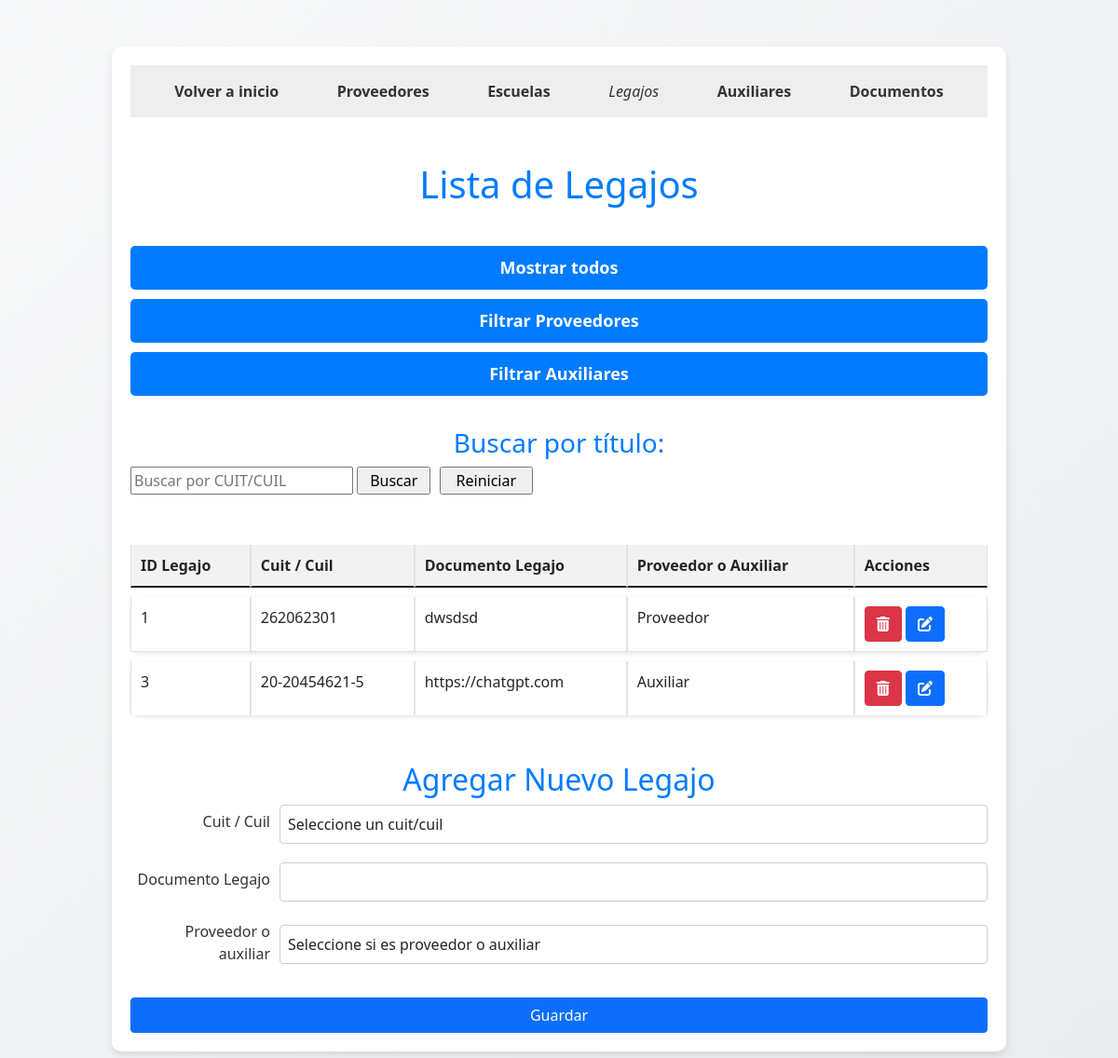
The page /legajo/legajo.php on the database its author committed.
### tables this page shows
CREATE TABLE `legajo` (
  `id_legajo` int(11) NOT NULL,
  `cuit_cuil` varchar(20) NOT NULL,
  `proveedor_auxiliar` varchar(20) NOT NULL,
  `historial_legajo` text DEFAULT NULL
);

### legajo/legajo.php (the view, shortened to what this page needs)
<!DOCTYPE html>
<html lang="es">
<head>
    <link href="https://cdn.jsdelivr.net/npm/bootstrap@5.0.2/dist/css/bootstrap.min.css" rel="stylesheet">
    <link href="https://cdnjs.cloudflare.com/ajax/libs/font-awesome/6.5.2/css/all.min.css" rel="stylesheet">
    <link rel="stylesheet" href="../estilo.css">
</head>
<body>
    <div class="container">
         <nav>
        <ul>
            <li><a href="../index.php">Volver a inicio</a></li>
            <li><a href="../proveedores/proveedores.php">Proveedores</a></li>
            <li><a href="../escuela/escuela.php">Escuelas</a></li>
            <li><em>Legajos</em></li>
            <li><a href="../auxiliar/auxiliar.php">Auxiliares</a></li>
            <li><a href="../documento/documento.php">Documentos</a></li>
        </ul>
        </nav>
        <h1 class="mt-5">Lista de Legajos</h1>
<br>
        <form method="post" action="">
            <button type="submit" name="filter" value="Todo" class="btn-filter">Mostrar todos</button>
            <button type="submit" name="filter" value="Proveedor" class="btn-filter">Filtrar Proveedores</button>
            <button type="submit" name="filter" value="Auxiliar" class="btn-filter">Filtrar Auxiliares</button>
        </form>
         <br>
  <h3>Buscar por título:</h3>
        <form method="get" action="">
            <input type="text" name="search" placeholder="Buscar por CUIT/CUIL" value="<?php echo isset($_GET['search']) ? $_GET['search'] : '' ?>">
            <input type="submit" value="Buscar" style= "padding: 1px 12px;">
            <input type="button" value="Reiniciar" onclick="window.location.href='?';" style="padding: 1px 16px; margin-left: 5px;">
            </form>
<br>
        <table class="table table-bordered">
            <thead>
                <tr>
                    <th>ID Legajo</th>
                    <th>Cuit / Cuil</th>
                    <th>Documento Legajo</th>
                    <th>Proveedor o Auxiliar</th>
                    <th>Acciones</th>
                </tr>
            </thead>
            <tbody>
                <?php
                $servername = "localhost";
                $username = "admin";
                $password = "admin";
                $dbname = "consejo";
                $conn = new mysqli($servername, $username, $password, $dbname);
                $filter = $_POST['filter'] ?? '';
                if ($filter === 'Proveedor') {
                    $sql = "SELECT * FROM legajo WHERE proveedor_auxiliar = 'Proveedor'";
                } elseif ($filter === 'Auxiliar') {
                    $sql = "SELECT * FROM legajo WHERE proveedor_auxiliar = 'Auxiliar'";
                } else {
                    $sql = "SELECT * FROM legajo";
                }
                $result = $conn->query($sql);
                if ($result === false) {
                    echo "<tr><td colspan='5'>Error en la consulta: " . $conn->error . "</td></tr>";
                } else {
                    if ($result->num_rows > 0) {
                        while($row = $result->fetch_assoc()) {
                            echo "<tr>";
                            echo "<td>" . $row["id_legajo"] . "</td>";
                            echo "<td>" . $row["cuit_cuil"] . "</td>";
                            echo "<td>" . $row["historial_legajo"] . "</td>";
                            echo "<td>" . $row["proveedor_auxiliar"] . "</td>";
                            echo "<td>";
                            echo "<a href='eliminar_legajo.php?id=" . $row["id_legajo"] . "' class='btn btn-danger'><i class='fas fa-trash-alt'></i></a> ";
                            echo "<a href='editar_legajo.php?id=" . $row["id_legajo"] . "' class='btn btn-primary'><i class='fas fa-edit'></i></a>";
                            echo "</td>";
                            echo "</tr>";
                        }
                    } else {
                        echo "<tr><td colspan='5'>No hay datos disponibles</td></tr>";
                    }
                }
                ?>
            </tbody>
        </table>
         <br>
        <h2>Agregar Nuevo Legajo</h2>
        <form method="post" action="insertar_legajo.php">
            <div class="form-group">
                <label for="cuit_cuil" class="form-label">Cuit / Cuil</label>
                <select name="cuit_cuil" id="cuit_cuil" class="form-control" required>
                    <option value="">Seleccione un cuit/cuil</option>
                </select>
            </div>
            <div class="form-group">
                <label for="historial_legajo" class="form-label">Documento Legajo</label>
                <input type="text" class="form-control" id="historial_legajo" name="historial_legajo" required>
            </div>
            <div class="form-group">
                <label for="proveedor_auxiliar" class="form-label">Proveedor o auxiliar</label>
                <select class="form-control" id="proveedor-auxiliar" name="proveedor_auxiliar" required>
                    <option value="">Seleccione si es proveedor o auxiliar</option>
                </select>
            </div>
            <button type="submit" class="btn btn-primary">Guardar</button>
        </form>
    </div>
</body>
</html>

### estilo.css (style rules this page uses)
body { font-family: 'Segoe UI', Tahoma, Geneva, Verdana, sans-serif; background: linear-gradient(135deg, #f8f9fa, #e9ecef); margin: 0; padding: 0; color: #333; overflow-x: hidden; display: flex; justify-content: center; align-items: center; min-height: 100vh; }
.container { width: 100%; max-width: 80%; margin: 50px 0; box-sizing: border-box; padding: 20px; background: white; box-shadow: 0 4px 8px rgba(0, 0, 0, 0.1); border-radius: 10px; }
h1, h2, h3 { color: #007bff; text-align: center; }
.form-group { display: flex; align-items: center; margin-bottom: 15px; flex-wrap: wrap; }
.form-group label { width: 100%; max-width: 150px; margin-right: 10px; text-align: right; box-sizing: border-box; }
.form-group input, .form-group select { flex: 1; padding: 10px; box-sizing: border-box; border: 1px solid #ced4da; border-radius: 4px; transition: border-color 0.3s ease; }
button { padding: 10px 20px; margin-top: 10px; background-color: #007bff; color: white; border: none; border-radius: 4px; cursor: pointer; display: block; width: 100%; font-size: 16px; transition: background-color 0.3s ease; }
.table { margin-top: 20px; border-collapse: separate; border-spacing: 0 10px; }
.table thead th { background-color: #f2f2f2; padding: 10px; border-bottom: 2px solid #dee2e6; text-align: left; }
.table tbody tr { background: white; border-radius: 10px; box-shadow: 0 2px 5px rgba(0, 0, 0, 0.1); transition: transform 0.2s; }
.table tbody td { padding: 10px; border-bottom: 1px solid #dee2e6; }
.table tbody tr:last-child td { border-bottom: none; }
nav { background-color: #eee; padding: 1em; }
nav ul { list-style-type: none; margin: 0; padding: 0; display: flex; justify-content: space-around; }
nav a { text-decoration: none; color: #333; font-weight: bold; }

### legajo/legajo.php (style rules this page uses)
table { width: 100%; border-collapse: collapse; }
th, td { padding: 8px; text-align: left; border-bottom: 1px solid #ddd; }
th { background-color: #f2f2f2; }
.form-group { margin-bottom: 20px; }
.form-group label { display: block; margin-bottom: 5px; }
.form-group input, .form-group select { width: 100%; padding: 8px; font-size: 1rem; border: 1px solid #ccc; border-radius: 4px; }
.btn-filter { width: 100%; padding: 10px; margin-bottom: 10px; background-color: #007bff; color: white; border: none; border-radius: 5px; font-size: 18px; font-weight: bold; cursor: pointer; transition: background-color 0.3s; }
nav { background-color: #eee; padding: 1em; }
nav ul { list-style-type: none; margin: 0; padding: 0; display: flex; justify-content: space-around; }
nav a { text-decoration: none; color: #333; font-weight: bold; }

### rows shown on the page
legajo: id_legajo "1", cuit_cuil "262062301", historial_legajo "dwsdsd", proveedor_auxiliar "Proveedor"
legajo: id_legajo "3", cuit_cuil "20-20454621-5", historial_legajo "https://chatgpt.com", proveedor_auxiliar "Auxiliar"
